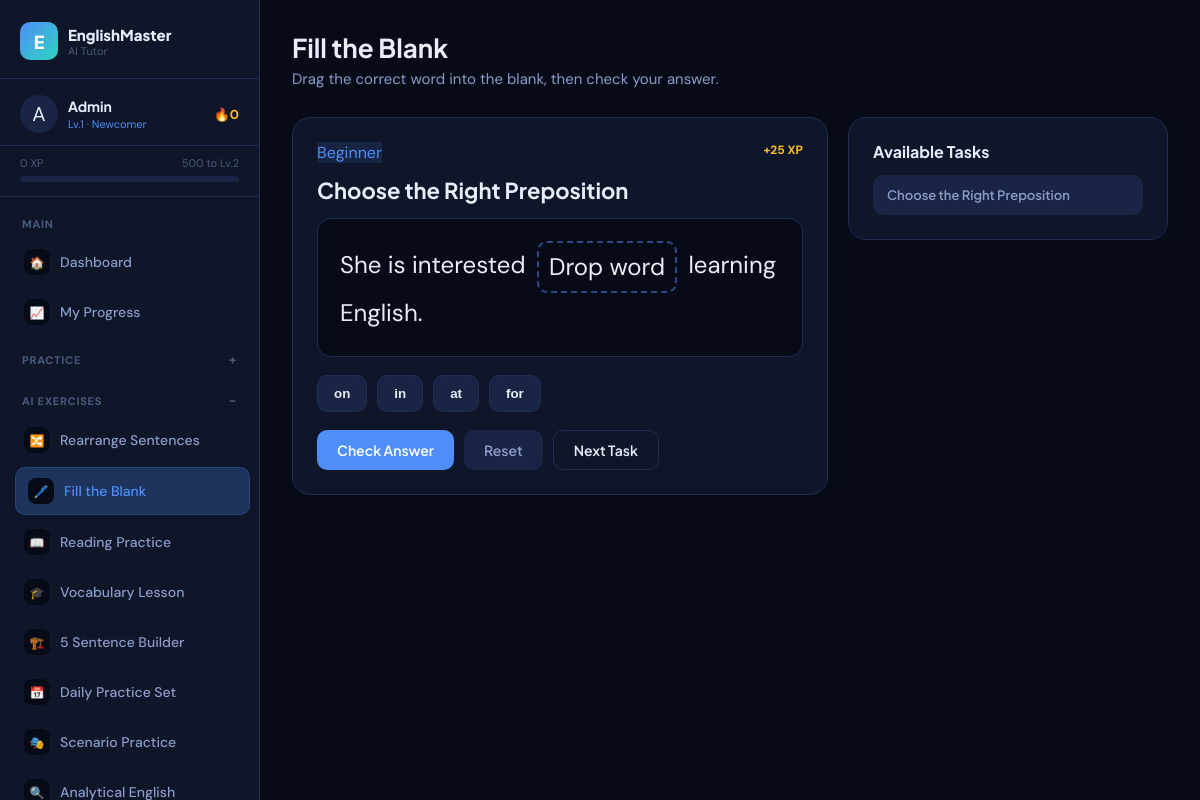
The page /fill_blank.php (signed in) on the database its author committed.
### tables this page shows
CREATE TABLE IF NOT EXISTS users (
    id INT AUTO_INCREMENT PRIMARY KEY,
    name VARCHAR(100) NOT NULL,
    email VARCHAR(150) UNIQUE NOT NULL,
    password VARCHAR(255) NOT NULL,
    level INT DEFAULT 1,
    xp INT DEFAULT 0,
    streak INT DEFAULT 0,
    last_active DATE,
    avatar VARCHAR(10) DEFAULT '🧑',
    english_level ENUM('beginner','intermediate','advanced') DEFAULT 'beginner',
    role ENUM('user','admin') NOT NULL DEFAULT 'user',
    created_at TIMESTAMP DEFAULT CURRENT_TIMESTAMP
);

CREATE TABLE IF NOT EXISTS practice_items (
    id INT AUTO_INCREMENT PRIMARY KEY,
    type ENUM('better_english','grammar_choice','vocabulary_quiz','writing_prompt','speaking_prompt','sentence_rearrangement','fill_blank','reading_comprehension','daily_challenge_set','scenario_roleplay','analytical_english','word_sentence_builder','tense_quiz','synonyms_antonyms_quiz','sentence_meaning_quiz') NOT NULL DEFAULT 'better_english',
    title VARCHAR(200) NOT NULL,
    prompt TEXT NOT NULL,
    option_a TEXT,
    option_b TEXT,
    option_c TEXT,
    option_d TEXT,
    correct_option CHAR(1),
    answer_key TEXT,
    explanation TEXT,
    difficulty ENUM('beginner','intermediate','advanced') DEFAULT 'beginner',
    category VARCHAR(80) DEFAULT 'general',
    tags VARCHAR(255) DEFAULT '',
    audio_url VARCHAR(255) DEFAULT '',
    xp_reward INT DEFAULT 25,
    active TINYINT(1) DEFAULT 1,
    created_by INT NULL,
    created_at TIMESTAMP DEFAULT CURRENT_TIMESTAMP,
    FOREIGN KEY (created_by) REFERENCES users(id) ON DELETE SET NULL
);

### config.php (called while the page is built, shortened)
<?php
function db() {
    static $conn = null;
    if ($conn === null) {
        $conn = new mysqli(DB_HOST, DB_USER, DB_PASS, DB_NAME);
        $conn->set_charset('utf8mb4');
    }
    return $conn;
}
function currentUser() {
    $db = db();
    $uid = (int)$_SESSION['uid'];
    $r = $db->query("SELECT * FROM users WHERE id = $uid LIMIT 1");
    return $r ? $r->fetch_assoc() : null;
}
function clean($str) {
    return htmlspecialchars(strip_tags(trim($str)), ENT_QUOTES, 'UTF-8');
}
function levelName($level) {
    if ($level <= 2)  return 'Newcomer';
    return 'English Master';
}
function xpToNextLevel($xp) {
    $currentLevel = max(1, (int)floor($xp / 500) + 1);
    $nextLevelXP = $currentLevel * 500;
    $progress = (($xp % 500) / 500) * 100;
    return ['next' => $nextLevelXP, 'progress' => round($progress), 'needed' => $nextLevelXP - $xp];
}
?>

### fill_blank.php (the view, shortened to what this page needs)
<?php
require_once 'config.php';
$db = db();
$id = (int)($_GET['id'] ?? 0);
$whereId = $id ? "AND id=$id" : "";
$item = $db->query("SELECT * FROM practice_items WHERE type='fill_blank' AND active=1 $whereId ORDER BY " . ($id ? "id" : "RAND()") . " LIMIT 1")->fetch_assoc();
$items = $db->query("SELECT id,title,difficulty FROM practice_items WHERE type='fill_blank' AND active=1 ORDER BY difficulty,title LIMIT 30");
include 'includes/header.php';
?>
<div class="page-header">
  <h1>Fill the Blank</h1>
  <p>Drag the correct word into the blank, then check your answer.</p>
</div>
<?php if (!$item): ?>
<div class="empty-state"><h3>No fill-in-the-blank tasks yet</h3><p>An admin can add one manually or generate it with AI from the Admin Panel.</p></div>
<?php else:
  $options = [];
  foreach (['A'=>'option_a','B'=>'option_b','C'=>'option_c','D'=>'option_d'] as $letter => $key) {
      if (!empty($item[$key])) $options[$letter] = $item[$key];
  }
  $sentenceHtml = clean($item['prompt']);
  $sentenceHtml = str_replace(['____','_____','{blank}','[blank]'], '<span id="blankDrop" class="blank-drop" data-answer="">Drop word</span>', $sentenceHtml);
?>
<div class="task-shell">
  <div class="card">
    <div class="challenge-header">
      <div><span class="ac-badge badge-blue"><?= clean(ucfirst($item['difficulty'])) ?></span></div>
      <div class="challenge-xp">+<?= (int)$item['xp_reward'] ?> XP</div>
    </div>
    <h2 style="font-size:22px;color:var(--text-1);margin:14px 0;"><?= clean($item['title']) ?></h2>
    <div class="blank-sentence"><?= $sentenceHtml ?></div>
    <div class="choice-bank" id="choiceBank">
      <?php foreach ($options as $letter => $word): ?>
      <button type="button" class="choice-chip" draggable="true" data-letter="<?= $letter ?>" data-word="<?= clean($word) ?>"><?= clean($word) ?></button>
      <?php endforeach; ?>
    </div>
    <div style="display:flex;gap:10px;flex-wrap:wrap;margin-top:18px;">
      <button class="btn btn-primary" type="button" onclick="checkBlank()">Check Answer</button>
      <button class="btn btn-ghost" type="button" onclick="resetBlank()">Reset</button>
      <a class="btn btn-outline" href="fill_blank.php">Next Task</a>
    </div>
  </div>
  <div class="card">
    <h3 style="font-size:16px;margin-bottom:14px;color:var(--text-1)">Available Tasks</h3>
    <div style="display:flex;flex-direction:column;gap:8px;">
      <?php while ($row = $items->fetch_assoc()): ?>
      <a class="btn btn-ghost btn-sm" style="justify-content:flex-start;" href="fill_blank.php?id=<?= (int)$row['id'] ?>"><?= clean($row['title']) ?></a>
      <?php endwhile; ?>
    </div>
  </div>
</div>
<?php endif; ?>
<?php include 'includes/footer.php'; ?>

### includes/header.php (shortened to what this page needs)
<?php
$user = currentUser();
$xpInfo = $user ? xpToNextLevel($user['xp']) : null;
$currentPage = basename($_SERVER['PHP_SELF'], '.php');
?>
<!DOCTYPE html>
<html lang="en">
<head>
<link rel="stylesheet" href="<?= APP_URL ?>/assets/style.css">
</head>
<body>
<div class="app-layout">
  <aside class="sidebar" id="sidebar">
    <div class="sidebar-logo">
      <div class="logo-icon">E</div>
      <div class="logo-text">
        <span class="logo-name">EnglishMaster</span>
        <span class="logo-tag">AI Tutor</span>
      </div>
    </div>
    <?php if ($user): ?>
    <div class="sidebar-user">
      <div class="user-avatar"><?= $user['avatar'] ?></div>
      <div class="user-info">
        <div class="user-name"><?= clean($user['name']) ?></div>
        <div class="user-level">Lv.<?= $user['level'] ?> · <?= levelName($user['level']) ?></div>
      </div>
      <div class="user-streak">🔥<?= $user['streak'] ?></div>
    </div>
    <div class="xp-bar-wrap">
      <div class="xp-bar-label">
        <span><?= number_format($user['xp']) ?> XP</span>
        <span><?= $xpInfo['needed'] ?> to Lv.<?= $user['level']+1 ?></span>
      </div>
      <div class="xp-bar">
      </div>
    </div>
    <nav class="sidebar-nav">
      <?php
        $practicePages = ['practice','grammar','vocabulary','challenges','quizzes'];
        $exercisePages = ['sentence_rearrangement','fill_blank','reading_comprehension','vocabulary_lesson','sentence_builder','daily_practice','scenario_practice','analytical_english'];
      ?>
      <div class="nav-group">
        <div class="nav-group-title">Main</div>
        <a href="<?= APP_URL ?>/dashboard.php" class="nav-item <?= $currentPage==='dashboard'?'active':'' ?>">
          <span class="nav-icon">🏠</span><span class="nav-label">Dashboard</span>
        </a>
        <a href="<?= APP_URL ?>/progress.php" class="nav-item <?= $currentPage==='progress'?'active':'' ?>">
          <span class="nav-icon">📈</span><span class="nav-label">My Progress</span>
        </a>
      </div>
      <details class="nav-group" <?= in_array($currentPage, $practicePages, true) ? 'open' : '' ?>>
        <summary class="nav-group-title">Practice</summary>
      </details>
      <details class="nav-group" <?= in_array($currentPage, $exercisePages, true) ? 'open' : '' ?>>
        <summary class="nav-group-title">AI Exercises</summary>
        <a href="<?= APP_URL ?>/sentence_rearrangement.php" class="nav-item <?= $currentPage==='sentence_rearrangement'?'active':'' ?>">
          <span class="nav-icon">🔀</span><span class="nav-label">Rearrange Sentences</span>
        </a>
        <a href="<?= APP_URL ?>/fill_blank.php" class="nav-item <?= $currentPage==='fill_blank'?'active':'' ?>">
          <span class="nav-icon">🖊️</span><span class="nav-label">Fill the Blank</span>
        </a>
        <a href="<?= APP_URL ?>/reading_comprehension.php" class="nav-item <?= $currentPage==='reading_comprehension'?'active':'' ?>">
          <span class="nav-icon">📖</span><span class="nav-label">Reading Practice</span>
        </a>
        <a href="<?= APP_URL ?>/vocabulary_lesson.php" class="nav-item <?= $currentPage==='vocabulary_lesson'?'active':'' ?>">
          <span class="nav-icon">🎓</span><span class="nav-label">Vocabulary Lesson</span>
        </a>
        <a href="<?= APP_URL ?>/sentence_builder.php" class="nav-item <?= $currentPage==='sentence_builder'?'active':'' ?>">
          <span class="nav-icon">🏗️</span><span class="nav-label">5 Sentence Builder</span>
        </a>
        <a href="<?= APP_URL ?>/daily_practice.php" class="nav-item <?= $currentPage==='daily_practice'?'active':'' ?>">
          <span class="nav-icon">📅</span><span class="nav-label">Daily Practice Set</span>
        </a>
        <a href="<?= APP_URL ?>/scenario_practice.php" class="nav-item <?= $currentPage==='scenario_practice'?'active':'' ?>">
          <span class="nav-icon">🎭</span><span class="nav-label">Scenario Practice</span>
        </a>
        <a href="<?= APP_URL ?>/analytical_english.php" class="nav-item <?= $currentPage==='analytical_english'?'active':'' ?>">
          <span class="nav-icon">🔍</span><span class="nav-label">Analytical English</span>
        </a>
      </details>
    </nav>
    <?php endif; ?>
  </aside>
  <main class="main-content">

### fill_blank.php (style rules this page uses)
.blank-sentence { font-size:24px; line-height:1.7; color:var(--text-1); background:var(--bg-base); border:1px solid var(--border); border-radius:14px; padding:22px; }
.blank-drop { display:inline-flex; align-items:center; justify-content:center; min-width:120px; min-height:44px; border:2px dashed #4f8ef780; border-radius:10px; margin:0 5px; padding:4px 10px; vertical-align:middle; }
.choice-bank { display:flex; flex-wrap:wrap; gap:10px; margin-top:18px; }
.choice-chip { border:1px solid var(--border); background:var(--bg-hover); color:var(--text-1); border-radius:10px; padding:10px 16px; cursor:grab; font-weight:800; }
.task-shell { display:grid; grid-template-columns:minmax(0,1fr) 320px; gap:20px; align-items:start; }

### rows shown on the page
users: avatar "A", name "Admin", level "1", level "Newcomer", streak "0", xp "0", xp "500", $user['level']+1 "2"
practice_items: difficulty "Beginner", xp_reward "25", title "Choose the Right Preposition", prompt "She is interested Drop word learning English.", option_a "on", option_c "at", option_d "for"

### other values the page prints
$word "in"
